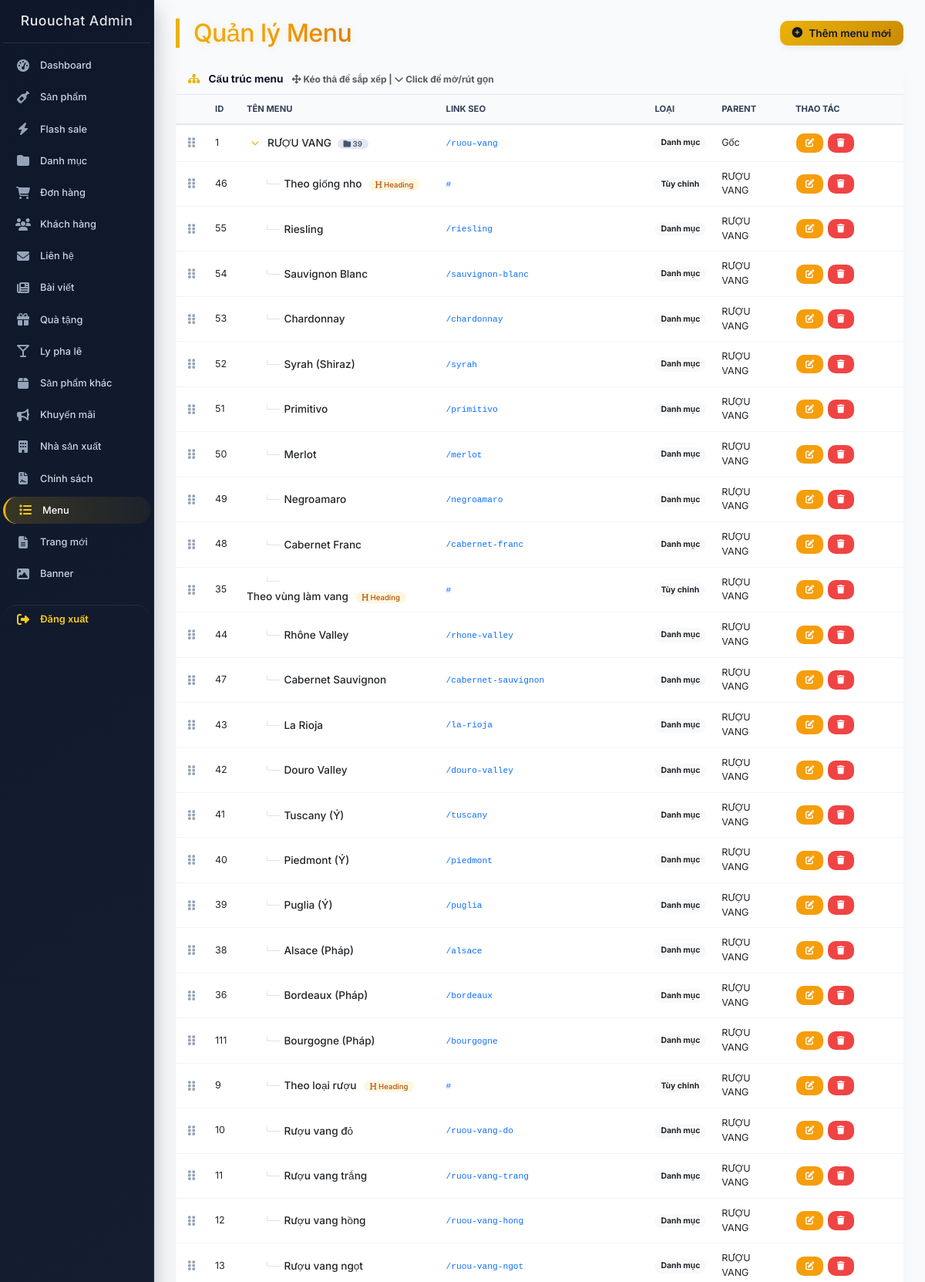
The app's page /admin/index.php (signed in, upper part) with its own data.
### tables this page shows
CREATE TABLE `menu_items` (
  `id` int(11) NOT NULL,
  `label` varchar(100) NOT NULL,
  `link` varchar(255) DEFAULT '#',
  `link_type` enum('custom','category','country','region','grape') DEFAULT 'custom',
  `link_value` varchar(255) DEFAULT NULL,
  `category_id` int(11) DEFAULT NULL,
  `parent_id` int(11) DEFAULT 0,
  `sort_order` int(11) DEFAULT 0,
  `column_group` int(11) DEFAULT 0 COMMENT 'Nhóm cột cho mega menu (1,2,3,4)',
  `is_heading` tinyint(1) DEFAULT 0 COMMENT '1 = tiêu đề cột',
  `is_highlight` tinyint(1) DEFAULT 0 COMMENT '1 = highlight (màu đỏ)',
  `slug` varchar(255) DEFAULT NULL
);

### admin/index.php (the view, shortened to what this page needs)
<?php
function getCategoryTree($conn, $parentId = 0, $level = 0, &$result = []) {
    $stmt = $conn->prepare("SELECT id, name, slug, parent_id FROM categories WHERE parent_id = ? ORDER BY name ASC");
    $stmt->bind_param("i", $parentId);
    $stmt->execute();
    $categories = $stmt->get_result();
    while ($cat = $categories->fetch_assoc()) {
        $indent = str_repeat('— ', $level);
        if ($level > 0) {
            $indent = '&nbsp;&nbsp;' . str_repeat('&nbsp;&nbsp;', $level - 1) . '└─ ';
        }
        $result[] = [
            'id' => $cat['id'],
            'name' => $indent . htmlspecialchars($cat['name']),
            'slug' => $cat['slug'],
            'level' => $level,
            'parent_id' => $cat['parent_id']
        ];
        getCategoryTree($conn, $cat['id'], $level + 1, $result);
    }
    return $result;
}
$categoryTree = [];
getCategoryTree($conn, 0, 0, $categoryTree);
$scrollPosition = isset($_GET['scroll']) ? intval($_GET['scroll']) : 0;
$result = $conn->query("SELECT * FROM menu_items ORDER BY parent_id, sort_order, id");
$items = $result->fetch_all(MYSQLI_ASSOC);
function buildTree($items, $parent = 0) {
    $tree = [];
    foreach ($items as $item) {
        if ($item['parent_id'] == $parent) {
            $children = buildTree($items, $item['id']);
            if ($children) $item['children'] = $children;
            $tree[] = $item;
        }
    }
    return $tree;
}
$menuTree = buildTree($items);
function buildMenuParentList($items, $parent = 0, $level = 0, &$result = [], $excludeId = null) {
    foreach ($items as $item) {
        if ($item['parent_id'] == $parent) {
            $indent = str_repeat('— ', $level);
            if ($level > 0) {
                $indent = '&nbsp;&nbsp;' . str_repeat('&nbsp;&nbsp;', $level - 1) . '└─ ';
            }
            $result[] = [
                'id' => $item['id'],
                'label' => $indent . htmlspecialchars($item['label']),
                'level' => $level
            ];
            buildMenuParentList($items, $item['id'], $level + 1, $result, $excludeId);
        }
    }
    return $result;
}
$parentList = [];
buildMenuParentList($items, 0, 0, $parentList);
$hasChildrenMap = [];
foreach ($items as $item) {
    if ($item['parent_id'] > 0) {
        $hasChildrenMap[$item['parent_id']] = true;
    }
}
$collapsedMenus = $_SESSION['collapsed_menus'];
function isCollapsed($id, $collapsedMenus) {
    return in_array($id, $collapsedMenus);
}
$flatItems = [];
function flattenTreeWithCollapse($items, $level = 0, &$flatItems, $collapsedMenus, $allItems) {
    foreach ($items as $item) {
        $item['level'] = $level;
        $item['has_children'] = !empty($item['children']);
        $item['is_collapsed'] = isCollapsed($item['id'], $collapsedMenus);
        $isParentCollapsed = false;
        $item['is_hidden_by_parent'] = $isParentCollapsed;
        $flatItems[] = $item;
        if (!empty($item['children']) && !$item['is_collapsed']) {
            flattenTreeWithCollapse($item['children'], $level + 1, $flatItems, $collapsedMenus, $allItems);
        }
    }
}
flattenTreeWithCollapse($menuTree, 0, $flatItems, $collapsedMenus, $items);
?>
<!DOCTYPE html>
<html lang="vi">
<head>
    <link href="https://cdn.jsdelivr.net/npm/bootstrap@5.3.0/dist/css/bootstrap.min.css" rel="stylesheet">
    <link rel="stylesheet" href="https://cdnjs.cloudflare.com/ajax/libs/font-awesome/6.4.0/css/all.min.css">
</head>
<body>
<div class="app-wrapper">
    <div class="sidebar" id="sidebar">
        <div class="brand">Ruouchat Admin</div>
        <div class="d-flex flex-column">
            <a href="index.html"><i class="fas fa-tachometer-alt"></i> Dashboard</a>
            <a href="products.html"><i class="fas fa-wine-bottle"></i> Sản phẩm</a>
            <a href="flash_sales.html"><i class="fas fa-bolt"></i> Flash sale</a>
            <a href="categories.html"><i class="fas fa-folder"></i> Danh mục</a>
            <a href="orders.html"><i class="fas fa-shopping-cart"></i> Đơn hàng</a>
            <a href="customers.html"><i class="fas fa-users"></i> Khách hàng</a>
            <a href="contacts.html"><i class="fas fa-envelope"></i> Liên hệ</a>
            <a href="posts.html"><i class="fas fa-newspaper"></i> Bài viết</a>
            <a href="gift_products.html"><i class="fas fa-gift"></i> Quà tặng</a>
            <a href="glasses.html"><i class="fas fa-glass-martini"></i> Ly pha lê</a>
            <a href="other_products.html"><i class="fas fa-box"></i> Sản phẩm khác</a>
            <a href="promotions.html"><i class="fas fa-bullhorn"></i> Khuyến mãi</a>
            <a href="producers.php"><i class="fas fa-building"></i> Nhà sản xuất</a>
            <a href="policies.html"><i class="fas fa-file-contract"></i> Chính sách</a>
            <a href="index.php" class="active"><i class="fas fa-list"></i> Menu</a>
            <a href="pages.php"><i class="fas fa-file-alt"></i> Trang mới</a>
            <a href="banners.html"><i class="fas fa-image"></i> Banner</a>
            <a href="#" id="logoutBtn"><i class="fas fa-sign-out-alt"></i> Đăng xuất</a>
        </div>
    </div>
    <div class="main-content" id="mainContent">
        <div class="content">
            <div class="page-header">
                <h2>Quản lý Menu</h2>
                <div class="d-flex gap-2 align-items-center flex-wrap">
                    <button class="btn-gold" data-bs-toggle="modal" data-bs-target="#addModal">
                        <i class="fas fa-plus-circle"></i> Thêm menu mới
                    </button>
                </div>
            </div>
            <div class="card-modern">
                <div class="card-header">
                    <i class="fas fa-sitemap me-2" style="color:#eab308;"></i> Cấu trúc menu
                    <span class="text-muted ms-2 small">
                        <i class="fas fa-arrows-alt text-muted"></i> Kéo thả để sắp xếp |
                        <i class="fas fa-chevron-down text-muted"></i> Click để mở/rút gọn
                    </span>
                </div>
                <div class="card-body p-0">
                    <div class="table-responsive">
                        <table class="table align-middle mb-0" id="menuTable">
                            <thead>
                                <tr>
                                    <th style="width: 32px;"></th>
                                    <th style="width: 40px;">ID</th>
                                    <th>Tên menu</th>
                                    <th>Link SEO</th>
                                    <th>Loại</th>
                                    <th>Parent</th>
                                    <th style="width: 150px;">Thao tác</th>
                                </tr>
                            </thead>
                            <tbody id="menuBody">
                            <?php
                            if (!empty($flatItems)) {
                                foreach ($flatItems as $index => $item) {
                                    $level = $item['level'] ?? 0;
                                    $hasChildren = isset($hasChildrenMap[$item['id']]) && $hasChildrenMap[$item['id']];
                                    $isCollapsed = isset($item['is_collapsed']) ? $item['is_collapsed'] : false;
                                    $childCount = 0;
                                    foreach ($items as $subItem) {
                                        if ($subItem['parent_id'] == $item['id']) {
                                            $childCount++;
                                        }
                                    }
                                    $parentName = 'Gốc';
                                    if ($item['parent_id'] > 0) {
                                        foreach ($items as $it) {
                                            if ($it['id'] == $item['parent_id']) {
                                                $parentName = htmlspecialchars($it['label']);
                                                break;
                                            }
                                        }
                                    }
                                    $linkTypeLabels = [
                                        'custom' => 'Tùy chỉnh',
                                        'category' => 'Danh mục',
                                        'country' => 'Quốc gia',
                                        'region' => 'Vùng',
                                        'grape' => 'Giống nho',
                                        'wine_type' => 'Loại rượu'
                                    ];
                                    $linkTypeLabel = $linkTypeLabels[$item['link_type']] ?? $item['link_type'];
                                    $seoLink = $item['link'];
                                    if ($item['link_type'] === 'category' && !empty($item['slug'])) {
                                        $seoLink = '/' . $item['slug'];
                                    }
                                    $label = htmlspecialchars($item['label']);
                                    if ($item['is_heading']) $label .= ' <span class="badge-heading"><i class="fas fa-heading"></i> Heading</span>';
                                    if ($hasChildren) {
                                        $label .= ' <span class="badge-child-count"><i class="fas fa-folder"></i> ' . $childCount . '</span>';
                                    }
                                    $levelClass = 'level-' . min($level, 6);
                                    $treeLines = '';
                                    for ($i = 0; $i < $level; $i++) {
                                        if ($i == $level - 1) {
                                            $treeLines .= '<span class="tree-line">└──</span>';
                                        } else {
                                            $treeLines .= '<span class="tree-line">│&nbsp;&nbsp;</span>';
                                        }
                                    }
                                    $collapseBtn = '';
                                    if ($hasChildren) {
                                        $scrollParam = $scrollPosition > 0 ? '&scroll=' . $scrollPosition : '';
                                        $collapseBtn = '<a href="?toggle_collapse=1&id=' . $item['id'] . $scrollParam . '" class="collapse-btn ' . ($isCollapsed ? 'collapsed' : '') . ' has-children" title="' . ($isCollapsed ? 'Mở rộng' : 'Thu gọn') . '">
                                            <i class="fas fa-chevron-down"></i>
                                        </a>';
                                    }
                                    $hasCollapsedParent = false;
                                    $hiddenClass = $hasCollapsedParent ? ' hidden-row' : '';
                                    echo "<tr class='menu-row level-{$level}{$hiddenClass}' data-id='{$item['id']}' data-parent='{$item['parent_id']}' data-sort='{$item['sort_order']}' data-level='{$level}' draggable='true'>";
                                    echo "<td><span class='drag-handle'><i class='fas fa-grip-vertical'></i></span></td>";
                                    echo "<td>{$item['id']}</td>";
                                    echo "<td class='{$levelClass}'>
                                            <div class='menu-label-wrapper'>
                                                <span class='level-indent'></span>
                                                {$treeLines}
                                                {$collapseBtn}
                                                <span class='label-text'>{$label}</span>
                                            </div>
                                          </td>";
                                    echo "<td><code class='text-primary' style='font-size:0.7rem;'>" . htmlspecialchars($seoLink) . "</code></td>";
                                    echo "<td><span class='badge bg-light text-dark px-2 py-1'>" . $linkTypeLabel . "</span></td>";
                                    echo "<td>{$parentName}</td>";
                                    echo "<td>
                                            <button class='btn-edit btn-sm' onclick='editMenu(" . json_encode($item) . ")'><i class='fas fa-edit'></i></button>
                                            <form method='POST' style='display:inline-block' onsubmit='return confirm(\"Bạn có chắc muốn xóa menu này?\")'>
                                                <input type='hidden' name='action' value='delete'>
                                                <input type='hidden' name='id' value='{$item['id']}'>
                                                <input type='hidden' name='scroll_pos' value='{$scrollPosition}'>
                                                <button type='submit' class='btn-delete btn-sm'><i class='fas fa-trash'></i></button>
                                            </form>
                                           </td>";
                                    echo "</tr>";
                                }
                            } else {
                                echo '<tr><td colspan="7" class="text-center py-4 text-muted">Chưa có menu nào. Nhấn "Thêm menu mới" để bắt đầu.</td></tr>';
                            }
                            ?>
                            </tbody>
                        </table>
                    </div>
                </div>
            </div>
        </div>
    </div>
</div>
</body>
</html>

### records on screen
menu_items: id "1", label "RƯỢU VANG", childCount "39", slug "/ruou-vang", link_type "Danh mục", parentName "Gốc"
menu_items: id "46", label "Theo giống nho", is_heading 1 (drawn), link "#", link_type "Tùy chỉnh"
menu_items: id "55", label "Riesling", slug "/riesling", link_type "Danh mục"
menu_items: id "54", parent_id 1 (drawn), label "Sauvignon Blanc", slug "/sauvignon-blanc", link_type "Danh mục"
menu_items: id "53", parent_id 1 (drawn), label "Chardonnay", slug "/chardonnay", link_type "Danh mục"
menu_items: id "52", parent_id 1 (drawn), label "Syrah (Shiraz)", slug "/syrah", link_type "Danh mục"
menu_items: id "51", parent_id 1 (drawn), label "Primitivo", slug "/primitivo", link_type "Danh mục"
menu_items: id "50", parent_id 1 (drawn), label "Merlot", slug "/merlot", link_type "Danh mục"
menu_items: id "49", parent_id 1 (drawn), label "Negroamaro", slug "/negroamaro", link_type "Danh mục"
menu_items: id "48", parent_id 1 (drawn), label "Cabernet Franc", slug "/cabernet-franc", link_type "Danh mục"
menu_items: id "35", parent_id 1 (drawn), label "Theo vùng làm vang", is_heading 1 (drawn), link "#", link_type "Tùy chỉnh"
menu_items: id "44", parent_id 1 (drawn), label "Rhône Valley", slug "/rhone-valley", link_type "Danh mục"
menu_items: id "47", parent_id 1 (drawn), label "Cabernet Sauvignon", slug "/cabernet-sauvignon", link_type "Danh mục"
menu_items: id "43", parent_id 1 (drawn), label "La Rioja", slug "/la-rioja", link_type "Danh mục"
menu_items: id "42", parent_id 1 (drawn), label "Douro Valley", slug "/douro-valley", link_type "Danh mục"
menu_items: id "41", parent_id 1 (drawn), label "Tuscany (Ý)", slug "/tuscany", link_type "Danh mục"
menu_items: id "40", parent_id 1 (drawn), label "Piedmont (Ý)", slug "/piedmont", link_type "Danh mục"
menu_items: id "39", parent_id 1 (drawn), label "Puglia (Ý)", slug "/puglia", link_type "Danh mục"
menu_items: id "38", parent_id 1 (drawn), label "Alsace (Pháp)", slug "/alsace", link_type "Danh mục"
menu_items: id "36", parent_id 1 (drawn), label "Bordeaux (Pháp)", slug "/bordeaux", link_type "Danh mục"
menu_items: id "111", parent_id 1 (drawn), label "Bourgogne (Pháp)", slug "/bourgogne", link_type "Danh mục"
menu_items: id "9", parent_id 1 (drawn), label "Theo loại rượu", is_heading 1 (drawn), link "#", link_type "Tùy chỉnh"
menu_items: id "10", parent_id 1 (drawn), label "Rượu vang đỏ", slug "/ruou-vang-do", link_type "Danh mục"
menu_items: id "11", parent_id 1 (drawn), label "Rượu vang trắng", slug "/ruou-vang-trang", link_type "Danh mục"
menu_items: id "12", parent_id 1 (drawn), label "Rượu vang hồng", slug "/ruou-vang-hong", link_type "Danh mục"
menu_items: id "13", parent_id 1 (drawn), label "Rượu vang ngọt", slug "/ruou-vang-ngot", link_type "Danh mục"
